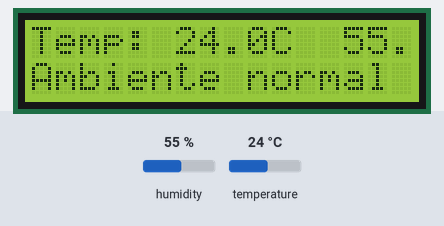
This sketch was run on a simulated Arduino Uno, built with avr-gcc and run on an emulated ATmega328P. Parts: 16×2 character LCD. The test bench sets the inputs (shaded band); at power-on: temperature 24 °C, humidity 55 %.

Above: at 1.2 s.
1.3 s: temperature set to 29.6 °C
At 2.4 s:
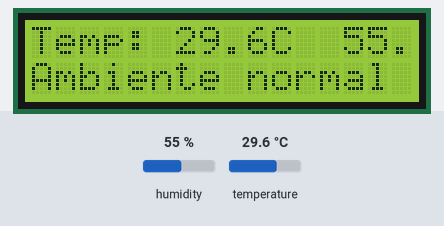
4.0 s: temperature set to 30.7 °C
At 5.5 s:
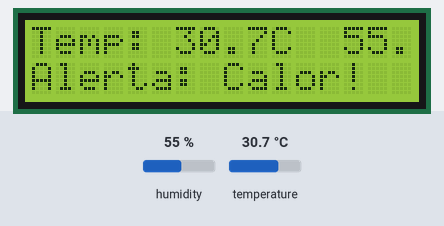
6.7 s: humidity set to 22 %
At 9.3 s:
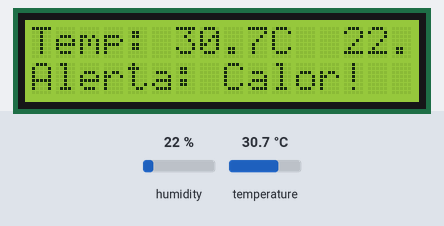
9.6 s: humidity set to 40 %
At 11.2 s:
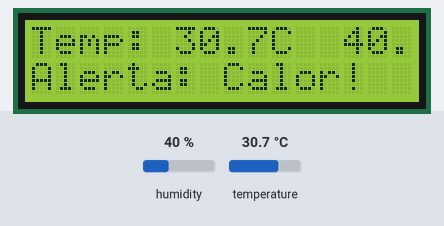
Timing chart, 0 to 12.7 s (numbered marks = the images above; inputs shaded):
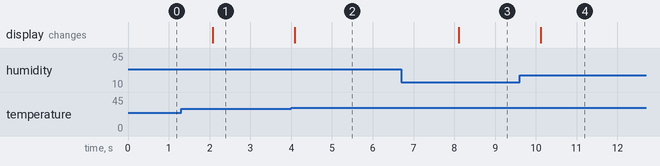

Measured:
- the behaviour switches between 30 and 30.1 °C on temperature (found by bisection; images 1 and 2)
- after the input at 1.3 s, the display: changes after 0.78 s (image 1)
- after the input at 4.0 s, the display: changes after 0.09 s (image 2)
- after the input at 6.7 s, the display: changes after 1.4 s (image 3)
- after the input at 9.6 s, the display: changes after 0.52 s (image 4)

The sketch:

08_lcd_monitor_dht22.ino
```cpp
// Importamos las librerías necesarias para el sensor DHT22 y la pantalla LCD
#include <DHT.h>
#include <LiquidCrystal.h>

// Definimos el pin donde conectaremos el sensor DHT22
#define DHTPIN 4

// Especificamos que estamos usando un sensor DHT22
#define DHTTYPE DHT22
DHT dht(DHTPIN, DHTTYPE);  // Creamos el objeto dht para manejar el sensor

// Configuración de la pantalla LCD (RS, E, D4, D5, D6, D7)
LiquidCrystal lcd(7, 8, 9, 10, 11, 12);

void setup() {
  lcd.begin(16, 2);  // Inicializa la pantalla LCD con 16 columnas y 2 filas
  dht.begin();       // Inicializa el sensor DHT22

  // Muestra los encabezados en la primera fila de la LCD
  lcd.setCursor(0, 0);
  lcd.print("Temp:   Hum:");
}

void loop() {
  // Lee los valores de temperatura y humedad del sensor
  float temperatura = dht.readTemperature();  // Obtiene la temperatura en °C
  float humedad = dht.readHumidity();         // Obtiene la humedad en %

  // Verifica si la lectura del sensor es válida
  if (isnan(temperatura) || isnan(humedad)) {
    lcd.setCursor(0, 1);
    lcd.print("Error en sensor ");
    return;  // Sale del loop si hay un error en la lectura
  }

  // Muestra la temperatura en la LCD
  lcd.setCursor(6, 0);   // Posiciona el cursor en la fila 1, columna 6
  lcd.print(temperatura, 1);  // Muestra la temperatura con 1 decimal
  lcd.print("C ");

  // Muestra la humedad en la LCD
  lcd.setCursor(13, 0);  // Posiciona el cursor en la fila 1, columna 13
  lcd.print(humedad, 1); // Muestra la humedad con 1 decimal
  lcd.print("% ");

  // Verifica si la temperatura es mayor a 30°C y muestra una alerta
  lcd.setCursor(0, 1);  // Posiciona el cursor en la segunda fila
  if (temperatura > 30) {
    lcd.print("Alerta: Calor!  ");  // Muestra una advertencia
  } else {
    lcd.print("Ambiente normal");  // Mensaje estándar
  }

  delay(2000);  // Espera 2 segundos antes de actualizar la lectura
}
```
